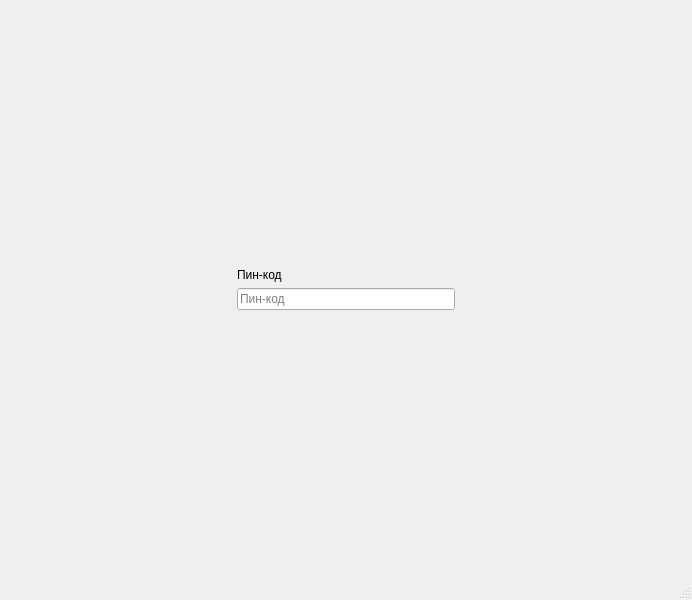
<?xml version="1.0" encoding="UTF-8"?>
<ui version="4.0">
 <class>MainWindow</class>
 <widget class="QMainWindow" name="MainWindow">
  <property name="geometry">
   <rect>
    <x>0</x>
    <y>0</y>
    <width>692</width>
    <height>600</height>
   </rect>
  </property>
  <property name="windowTitle">
   <string>MainWindow</string>
  </property>
  <widget class="QWidget" name="centralwidget">
   <layout class="QVBoxLayout" name="verticalLayout">
    <item>
     <widget class="QStackedWidget" name="stackedWidget">
      <property name="currentIndex">
       <number>1</number>
      </property>
      <widget class="QWidget" name="pageMain">
       <layout class="QGridLayout" name="gridLayout">
        <item row="0" column="0">
         <widget class="QLineEdit" name="search">
          <property name="inputMask">
           <string/>
          </property>
          <property name="text">
           <string/>
          </property>
          <property name="placeholderText">
           <string>Поиск по учётным записям</string>
          </property>
         </widget>
        </item>
        <item row="1" column="0">
         <widget class="QListWidget" name="credentialList">
          <property name="sizePolicy">
           <sizepolicy hsizetype="Expanding" vsizetype="Expanding">
            <horstretch>0</horstretch>
            <verstretch>0</verstretch>
           </sizepolicy>
          </property>
          <property name="autoFillBackground">
           <bool>false</bool>
          </property>
         </widget>
        </item>
       </layout>
      </widget>
      <widget class="QWidget" name="pageLogin">
       <layout class="QHBoxLayout" name="horizontalLayout">
        <item>
         <spacer name="horizontalSpacer_2">
          <property name="orientation">
           <enum>Qt::Horizontal</enum>
          </property>
          <property name="sizeHint" stdset="0">
           <size>
            <width>40</width>
            <height>20</height>
           </size>
          </property>
         </spacer>
        </item>
        <item>
         <layout class="QVBoxLayout" name="verticalLayout_2">
          <item>
           <spacer name="verticalSpacer">
            <property name="orientation">
             <enum>Qt::Vertical</enum>
            </property>
            <property name="sizeHint" stdset="0">
             <size>
              <width>20</width>
              <height>40</height>
             </size>
            </property>
           </spacer>
          </item>
          <item>
           <widget class="QLabel" name="labelLogin">
            <property name="text">
             <string>Пин-код</string>
            </property>
           </widget>
          </item>
          <item>
           <widget class="QLineEdit" name="edtPin">
            <property name="text">
             <string/>
            </property>
            <property name="echoMode">
             <enum>QLineEdit::Password</enum>
            </property>
            <property name="placeholderText">
             <string>Пин-код</string>
            </property>
           </widget>
          </item>
          <item>
           <spacer name="verticalSpacer_2">
            <property name="orientation">
             <enum>Qt::Vertical</enum>
            </property>
            <property name="sizeHint" stdset="0">
             <size>
              <width>20</width>
              <height>40</height>
             </size>
            </property>
           </spacer>
          </item>
         </layout>
        </item>
        <item>
         <spacer name="horizontalSpacer">
          <property name="orientation">
           <enum>Qt::Horizontal</enum>
          </property>
          <property name="sizeHint" stdset="0">
           <size>
            <width>40</width>
            <height>20</height>
           </size>
          </property>
         </spacer>
        </item>
       </layout>
      </widget>
     </widget>
    </item>
   </layout>
  </widget>
  <widget class="QMenuBar" name="menubar">
   <property name="geometry">
    <rect>
     <x>0</x>
     <y>0</y>
     <width>692</width>
     <height>26</height>
    </rect>
   </property>
  </widget>
  <widget class="QStatusBar" name="statusbar"/>
 </widget>
 <resources/>
 <connections/>
</ui>
